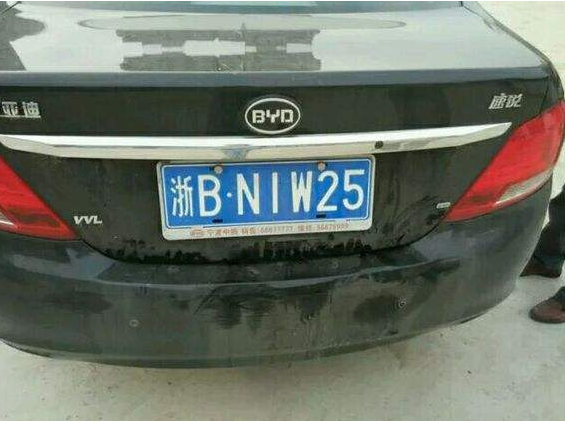
#> input picture backend/api/preprocess/images/17.png, 565 x 421 px, found by its file name
$ python preprocess.py   (older library calls are emulated)
#> lines starting #> are read from the running program, lines starting #| are printed output that depends on the picture; after the words box and inside, x2 and y2 are one past the last pixel; in counts of white or black regions, pixels touching at a corner belong together
from TOOLS import Functions

import cv2
import numpy as np
import math
# import argparse

class preprocess:
    def __init__(self):
        self = self

    def licensePlateDectiion(self,path):
        # this folder is used to save the image
        temp_folder = '/tmp/'

        # ap = argparse.ArgumentParser()
        # ap.add_argument("-i", "--image", type=str, required=True, help="path to image")
        # args = vars(ap.parse_args())

        img = cv2.imread(path)
#> img is the input picture: shape (421, 565, 3); mean B, G, R 105.1, 114.7, 108.2
        cv2.imshow('original', img)
        # cv2.imwrite(temp_folder + '1 - original.png', img)

        # hsv transform - value = gray image
        # hsv = cv2.cvtColor(img, cv2.COLOR_BGR2HSV)
        # hue, saturation, value = cv2.split(hsv)

        gray = cv2.cvtColor(img, cv2.COLOR_RGB2GRAY)
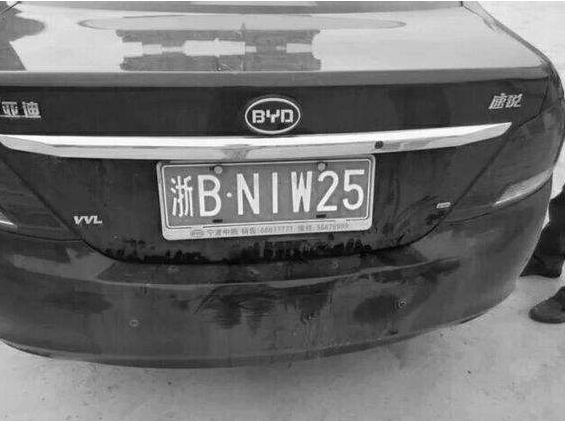
#> gray: shape (421, 565); min 1, max 255, mean 111.1
        # [22 lines of commented-out code are left out]
        gauss = cv2.GaussianBlur(gray, (3, 3), 1)
        # cv2.imshow('blur', blur)
        # cv2.imwrite(temp_folder + '6 - blur.png', blur)

        # thresholding
        # thresh = cv2.adaptiveThreshold(blur, 255, cv2.ADAPTIVE_THRESH_GAUSSIAN_C, cv2.THRESH_BINARY_INV, 19, 9)
        thresh = cv2.adaptiveThreshold(gauss, 255, cv2.ADAPTIVE_THRESH_GAUSSIAN_C, cv2.THRESH_BINARY_INV, 51, 9)
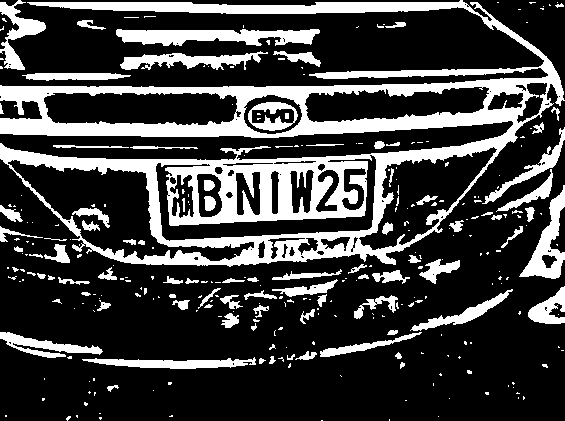
#> thresh: shape (421, 565); 25.3% white; 299 white regions (211 under 20 px)
        cv2.imshow('thresh', thresh)
        # cv2.imwrite(temp_folder + '7 - thresh.png', thresh)

        # cv2.findCountours() function changed from OpenCV3 to OpenCV4: now it have only two parameters instead of 3
        cv2MajorVersion = cv2.__version__.split(".")[0]
        # check for contours on thresh
        if int(cv2MajorVersion) >= 4:
            contours, hierarchy = cv2.findContours(thresh, cv2.RETR_LIST, cv2.CHAIN_APPROX_SIMPLE)
#> contours = 378 contours, 277 with area under 20; largest, box (x1, y1, x2, y2) and area: (0, 0, 565, 267) 73205, (7, 159, 255, 262) 9046, (358, 146, 498, 251) 6369, (43, 92, 238, 126) 5705, (304, 86, 490, 123) 4651
        else:
            imageContours, contours, hierarchy = cv2.findContours(thresh, cv2.RETR_LIST, cv2.CHAIN_APPROX_SIMPLE)

        # get height and width
        height, width = thresh.shape

        # create a numpy array with shape given by threshed image value dimensions
        imageContours = np.zeros((height, width, 3), dtype=np.uint8)

        # list and counter of possible chars
        possibleChars = []
        countOfPossibleChars = 0

        # loop to check if any (possible) char is found
        for i in range(0, len(contours)):

            # draw contours based on actual found contours of thresh image
            cv2.drawContours(imageContours, contours, i, (255, 255, 255))

            # retrieve a possible char by the result ifChar class give us
            possibleChar = Functions.ifChar(contours[i])

            # by computing some values (area, width, height, aspect ratio) possibleChars list is being populated
            if Functions.checkIfChar(possibleChar) is True:
                countOfPossibleChars = countOfPossibleChars + 1
                possibleChars.append(possibleChar)
#> this loop made 1 pass
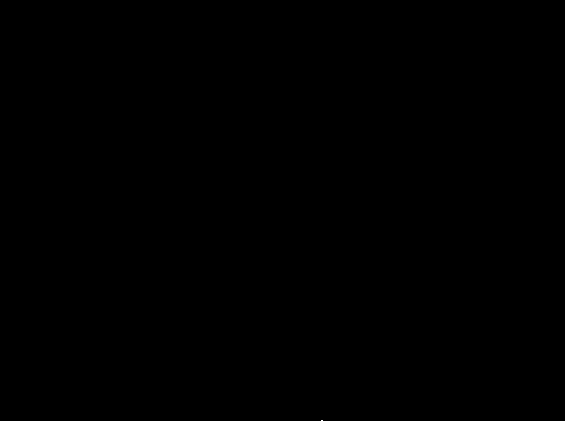
#> imageContours: shape (421, 565, 3); 0% white in thin lines or dots, all inside (x1, y1, x2, y2) = (321, 420, 323, 421)
#> after the loop, countOfPossibleChars = 0; possibleChars = []

        cv2.imshow("contours", imageContours)
        # cv2.imwrite(temp_folder + '8 - imageContours.png', imageContours)

        imageContours = np.zeros((height, width, 3), np.uint8)

        ctrs = []

        # populating ctrs list with each char of possibleChars
        for char in possibleChars:
            ctrs.append(char.contour)

        # using values from ctrs to draw new contours
        cv2.drawContours(imageContours, ctrs, -1, (255, 255, 255))
        cv2.imshow("contoursPossibleChars", imageContours)
        cv2.imwrite(temp_folder + '9 - contoursPossibleChars.png', imageContours)

        plates_list = []
        listOfListsOfMatchingChars = []

        for possibleC in possibleChars:

            # the purpose of this function is, given a possible char and a big list of possible chars,
            # find all chars in the big list that are a match for the single possible char, and return those matching chars as a list
            # [33 lines left out: function matchingChars, not called in this run]


            # here we are re-arranging the one big list of chars into a list of lists of matching chars
            # the chars that are not found to be in a group of matches do not need to be considered further
            listOfMatchingChars = matchingChars(possibleC, possibleChars)

            listOfMatchingChars.append(possibleC)

            # if current possible list of matching chars is not long enough to constitute a possible plate
            # jump back to the top of the for loop and try again with next char
            if len(listOfMatchingChars) < 3:
                continue

            # here the current list passed test as a "group" or "cluster" of matching chars
            listOfListsOfMatchingChars.append(listOfMatchingChars)

            # remove the current list of matching chars from the big list so we don't use those same chars twice,
            # make sure to make a new big list for this since we don't want to change the original big list
            listOfPossibleCharsWithCurrentMatchesRemoved = list(set(possibleChars) - set(listOfMatchingChars))

            recursiveListOfListsOfMatchingChars = []

            for recursiveListOfMatchingChars in recursiveListOfListsOfMatchingChars:
                listOfListsOfMatchingChars.append(recursiveListOfMatchingChars)

            break

        imageContours = np.zeros((height, width, 3), np.uint8)

        for listOfMatchingChars in listOfListsOfMatchingChars:
            contoursColor = (255, 0, 255)

            contours = []

            for matchingChar in listOfMatchingChars:
                contours.append(matchingChar.contour)

            cv2.drawContours(imageContours, contours, -1, contoursColor)

        # cv2.imshow("finalContours", imageContours)
        # cv2.imwrite(temp_folder + '10 - finalContours.png', imageContours)

        for listOfMatchingChars in listOfListsOfMatchingChars:
            possiblePlate = Functions.PossiblePlate()

            # sort chars from left to right based on x position
            listOfMatchingChars.sort(key=lambda matchingChar: matchingChar.centerX)

            # calculate the center point of the plate
            plateCenterX = (listOfMatchingChars[0].centerX + listOfMatchingChars[len(listOfMatchingChars) - 1].centerX) / 2.0
            plateCenterY = (listOfMatchingChars[0].centerY + listOfMatchingChars[len(listOfMatchingChars) - 1].centerY) / 2.0

            plateCenter = plateCenterX, plateCenterY

            # calculate plate width and height
            plateWidth = int((listOfMatchingChars[len(listOfMatchingChars) - 1].boundingRectX + listOfMatchingChars[
                len(listOfMatchingChars) - 1].boundingRectWidth - listOfMatchingChars[0].boundingRectX) * 1.3)

            totalOfCharHeights = 0

            for matchingChar in listOfMatchingChars:
                totalOfCharHeights = totalOfCharHeights + matchingChar.boundingRectHeight

            averageCharHeight = totalOfCharHeights / len(listOfMatchingChars)

            plateHeight = int(averageCharHeight * 1.5)

            # calculate correction angle of plate region
            opposite = listOfMatchingChars[len(listOfMatchingChars) - 1].centerY - listOfMatchingChars[0].centerY

            hypotenuse = Functions.distanceBetweenChars(listOfMatchingChars[0],
                                                        listOfMatchingChars[len(listOfMatchingChars) - 1])
            correctionAngleInRad = math.asin(opposite / hypotenuse)
            correctionAngleInDeg = correctionAngleInRad * (180.0 / math.pi)

            # pack plate region center point, width and height, and correction angle into rotated rect member variable of plate
            possiblePlate.rrLocationOfPlateInScene = (tuple(plateCenter), (plateWidth, plateHeight), correctionAngleInDeg)

            # get the rotation matrix for our calculated correction angle
            rotationMatrix = cv2.getRotationMatrix2D(tuple(plateCenter), correctionAngleInDeg, 1.0)

            height, width, numChannels = img.shape

            # rotate the entire image
            imgRotated = cv2.warpAffine(img, rotationMatrix, (width, height))

            # crop the image/plate detected
            imgCropped = cv2.getRectSubPix(imgRotated, (plateWidth, plateHeight), tuple(plateCenter))

            # copy the cropped plate image into the applicable member variable of the possible plate
            possiblePlate.Plate = imgCropped

            # populate plates_list with the detected plate
            if possiblePlate.Plate is not None:
                plates_list.append(possiblePlate)

            # draw a ROI on the original image
            for i in range(0, len(plates_list)):
                # finds the four vertices of a rotated rect - it is useful to draw the rectangle.
                p2fRectPoints = cv2.boxPoints(plates_list[i].rrLocationOfPlateInScene)

                # roi rectangle colour
                rectColour = (0, 255, 0)

                cv2.line(imageContours, tuple(p2fRectPoints[0]), tuple(p2fRectPoints[1]), rectColour, 2)
                cv2.line(imageContours, tuple(p2fRectPoints[1]), tuple(p2fRectPoints[2]), rectColour, 2)
                cv2.line(imageContours, tuple(p2fRectPoints[2]), tuple(p2fRectPoints[3]), rectColour, 2)
                cv2.line(imageContours, tuple(p2fRectPoints[3]), tuple(p2fRectPoints[0]), rectColour, 2)

                cv2.line(img, tuple(p2fRectPoints[0]), tuple(p2fRectPoints[1]), rectColour, 2)
                cv2.line(img, tuple(p2fRectPoints[1]), tuple(p2fRectPoints[2]), rectColour, 2)
                cv2.line(img, tuple(p2fRectPoints[2]), tuple(p2fRectPoints[3]), rectColour, 2)
                cv2.line(img, tuple(p2fRectPoints[3]), tuple(p2fRectPoints[0]), rectColour, 2)

                # cv2.imshow("detected", imageContours)
                # cv2.imwrite(temp_folder + '11 - detected.png', imageContours)

                cv2.imshow("detectedOriginal", img)
                # cv2.imwrite(temp_folder + '12 - detectedOriginal.png', img)

                # cv2.imshow("plate", plates_list[i].Plate)
                # cv2.imwrite(temp_folder + '13 - plate.png', plates_list[i].Plate)

        cv2.waitKey(0)

    # [80 lines left out: functions licensePlateDectiionV2, onaptivethreshold, testThreshold, not called in this run]

if __name__ == '__main__':
    path = '/home/nhydev/github/ai/nhyai/backend/api/preprocess/images/17.png'
    # path = '/var/www/gallery/media/videos/capture_out_images/5cfe084a-31e4-11ea-bf2d-408d5c891351/37.jpg'
    preprocess().licensePlateDectiion(path)
#> (the call stopped at in licensePlateDectiion, `possibleChar = Functions.ifChar(contours[i])`: TOOLS is not available in this run)
    # preprocess().testThreshold(path)
